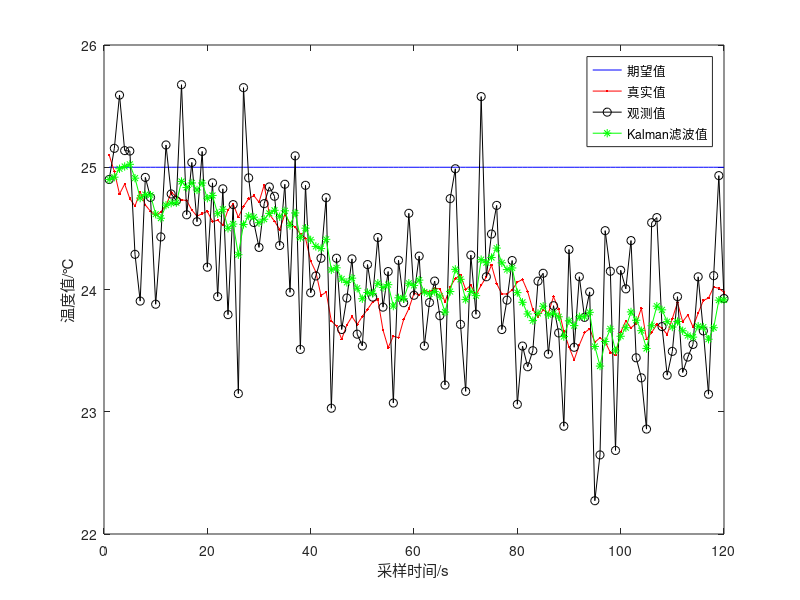
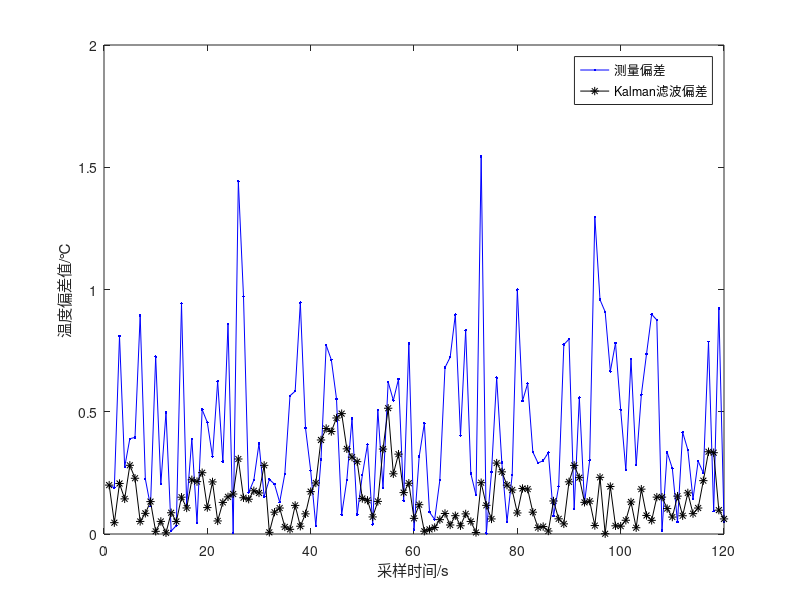

Reproduce these figures in MATLAB, in order.
%%%%%%%%%%%%%%%%%%%%%%%%%%%%%%%%%%%%%%%%%%%%% 
% 功能说明：Kalman滤波用在一维温度数据测量系统中 
function code_1D_TEMP 
%%%%%%%%%%%%%%%%%%%%%%%%%%%%%%%%%%%%%%%%%%%%% 
N=120;%采样点的个数，时间单位是分钟，可理解为试验进行了60分钟的测量 
CON=25;%室内温度的理论值，在这个理论值得基础上受过程噪声会有波动 
% 对状态和测量初始化 
Xexpect=CON*ones(1,N); %期望的温度是恒定的25℃，但真实温度不可能会这样的 
X=zeros(1,N);   % 房间各时刻真实温度值 
Xkf=zeros(1,N); % Kalman滤波处理的状态，也叫估计值 
Z=zeros(1,N);   % 温度计测量值 
P=zeros(1,N);  
%赋初值 
X(1)=25.1; %假如初始值房间温度为25.1℃ 
P(1)=0.01;  %初始值的协方差 
Z(1)=24.9; 
Xkf(1)=Z(1); %初始测量值为24.9℃，可以作为滤波器的初始估计状态 
% 噪声 
Q=0.01; 
R=0.25; 
W=sqrt(Q)*randn(1,N); % 方差决定噪声的大小 
V=sqrt(R)*randn(1,N); % 方差决定噪声的大小 
% 系统矩阵 
F=1; 
G=1; 
H=1; 
I=eye(1); %本系统状态为一维 
%%%%%%%%%%%%%%%%%%%%%%%%%%%%%%%%%%%%%%%%%%%%% 
% 模拟房间温度和测量过程，并滤波 
for k=2:N 
    % 第一步：随时间推移，房间真实温度波动变化 
    % k时刻房间的真实温度，对于温度计来说，这个真实值是不知道的，但是它的 
    % 存在又是客观事实，读者要深刻领悟这个计算机模拟过程 
    X(k)=F*X(k-1)+G*W(k-1); 
     
    % 第二步：随时间推移，获取实时数据
    % 温度计对k时刻房间温度的测量，Kalman滤波是站在温度计角度进行的， 
    % 它不知道此刻真实状态X(k)，只能利用本次测量值Z(k)和上一次估计值 
    % Xkf(k)来做处理，其目标是最大限度地降低测量噪声R的影响，尽可能 
    % 地逼近X(k)，这也是Kalman滤波目的所在 
    Z(k)=H*X(k)+V(k); 
    % 第三步：Kalman滤波 
    % 有了k时刻的观测Z(k)和k-1时刻的状态，那么就可以进行滤波了, 
    % 推导公式
    % x_hat(k+1|k)=Phi*x_hat(k|k) 状态一步预测
    % x_hat(k+1|k+1)=x_hat(k+1|k)+K(k+1)epsode(k+1) 状态更新
    % epsode(k+1)=Y(k+1)-Hx_hat(k+1|k)
    % K(k+1)=P(k+1)*H^t*[H*P(k+1|k)*H^t+R]^-1  滤波增益矩阵
    % P(k+1|k)=Phi*P(k|k)*Phi^T+Gamma*Q*Gamma^T 一步预测协方差阵
    % P(k+1|k+1)=[In-K(k+1)*H]*P(k+1|k)  协方差阵更新
    % x_hat(0|0)=miu_0,P(0|0)=P0
    X_pre=F*Xkf(k-1);            % 状态预测 
    P_pre=F*P(k-1)*F'+Q;          % 协方差预测 
    Kg=P_pre*inv(H*P_pre*H'+R);  % 计算Kalman增益 
    e=Z(k)-H*X_pre;              % 新息 
    Xkf(k)=X_pre+Kg*e;           % 状态更新 
    P(k)=(I-Kg*H)*P_pre;          % 协方差更新 
end 
%%%%%%%%%%%%%%%%%%%%%%%%%%%%%%%%%%%%%%%%%%%%% 
% 计算误差 
Err_Messure=zeros(1,N);% 测量值与真实值之间的偏差 
Err_Kalman=zeros(1,N);% Kalman估计与真实值之间的偏差 
for k=1:N 
    Err_Messure(k)=abs(Z(k)-X(k)); 
    Err_Kalman(k)=abs(Xkf(k)-X(k)); 
end 
t=1:N; 
% figure('Name','Kalman Filter Simulation','NumberTitle','off'); 
figure  % 画图显示 
% 依次输出理论值，叠加过程噪声（受波动影响）的真实值， 
% 温度计测量值，kalman估计值 
plot(t,Xexpect,'-b',t,X,'-r.',t,Z,'-ko',t,Xkf,'-g*'); 
legend('期望值','真实值','观测值','Kalman滤波值');          
xlabel('采样时间/s'); 
ylabel('温度值/℃'); 
% 误差分析图 
figure  % 画图显示 
plot(t,Err_Messure,'-b.',t,Err_Kalman,'-k*'); 
legend('测量偏差','Kalman滤波偏差');          
xlabel('采样时间/s'); 
ylabel('温度偏差值/℃'); 
%%%%%%%%%%%%%%%%%%%%%%%%%%%%%%%%%%%%%%%%%%%%%